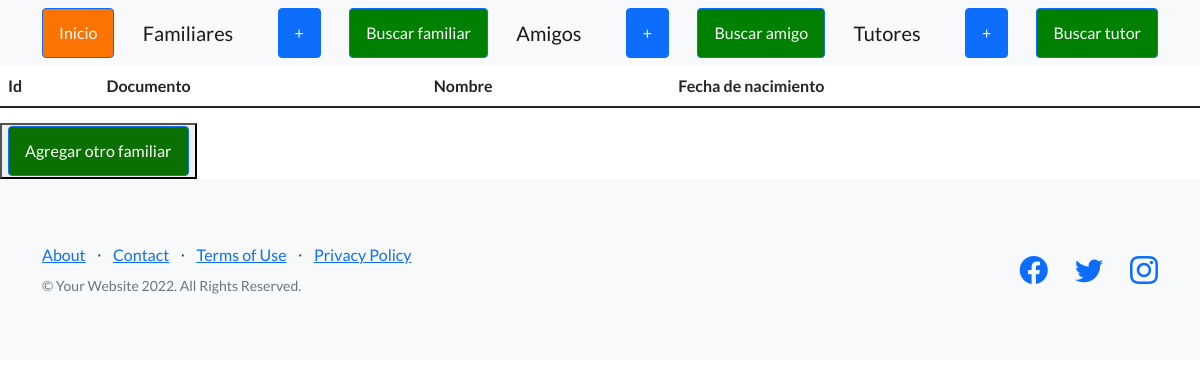
/Axel_app/lista_familiares, run on an earlier commit of the app's database.
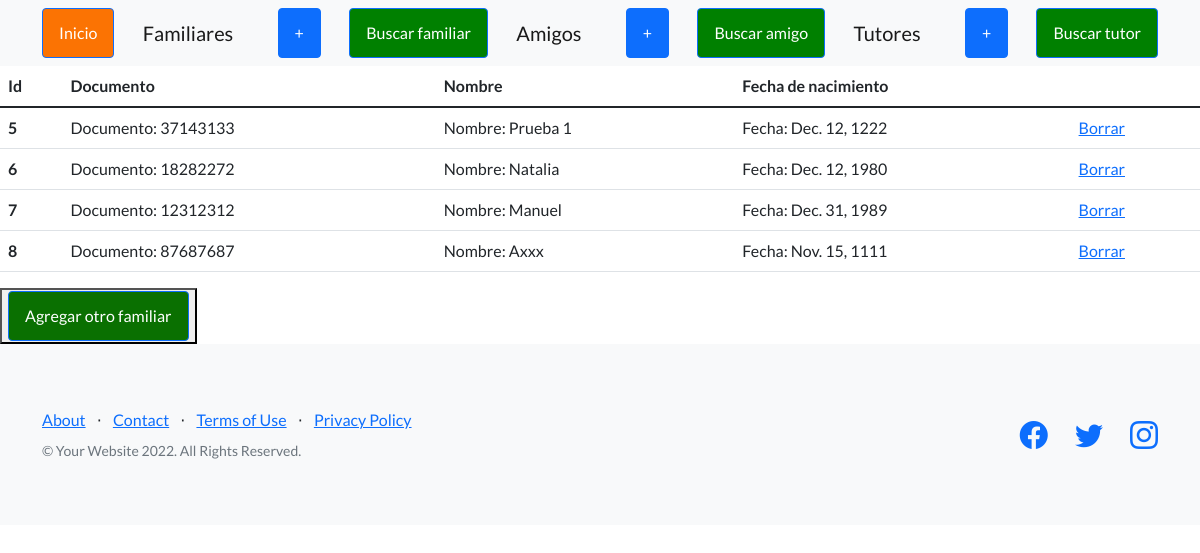
And on a later commit of the database.
### Axel_app/models.py (models this page shows, shortened)
class Familiares(models.Model):
    documento = models.IntegerField()
    nombre = models.CharField(max_length=30)
    fecha = models.DateField()

### Axel_app/views.py (the view)
# urls.py: path("lista_familiares", views.lista_familiares, name='familiares'),
def lista_familiares(request):
    lista_familiares = Familiares.objects.all()
    datos_dicc_familiares = {"datos":lista_familiares}
    return render(request, "plantilla_familiares.html", datos_dicc_familiares)

### Axel_app/templates/plantilla_familiares.html (shortened to what this page needs)
{% extends "padre2.html" %}
{% load static %}
{% block contenido %}
<main>
    <table class="table">
        <thead>
          <tr>
            <th scope="col">Id</th>
            <th scope="col">Documento</th>
            <th scope="col">Nombre</th>
            <th scope="col">Fecha de nacimiento</th>
          </tr>
        </thead>
        <tbody>
            <tr>
                {% for n in datos %}
                <th scope="row">{{n.id}}</th>
                <td>Documento: {{n.documento}} </td>
                <td>Nombre: {{n.nombre}} </td>
                <td>Fecha: {{n.fecha}} </td>
                <td><a href="{% url 'borrar_familiar' n.id %}">Borrar</a></td>
            </tr>
            {% endfor %}
        </tbody>
      </table>
    <button>
      <a class="btn btn-primary" href="{% url 'alta_familiares' %}" style="background-color: rgb(10, 112, 1);">Agregar otro familiar</a>
    </button>
</main>
{% endblock %}

What changed in the data, as far as the page shows it:
added Familiares: id "5", documento "37143133", nombre "Prueba 1", fecha "Dec. 12, 1222"
added Familiares: id "6", documento "18282272", nombre "Natalia", fecha "Dec. 12, 1980"
added Familiares: id "7", documento "12312312", nombre "Manuel", fecha "Dec. 31, 1989"
added Familiares: id "8", documento "87687687", nombre "Axxx", fecha "Nov. 15, 1111"
